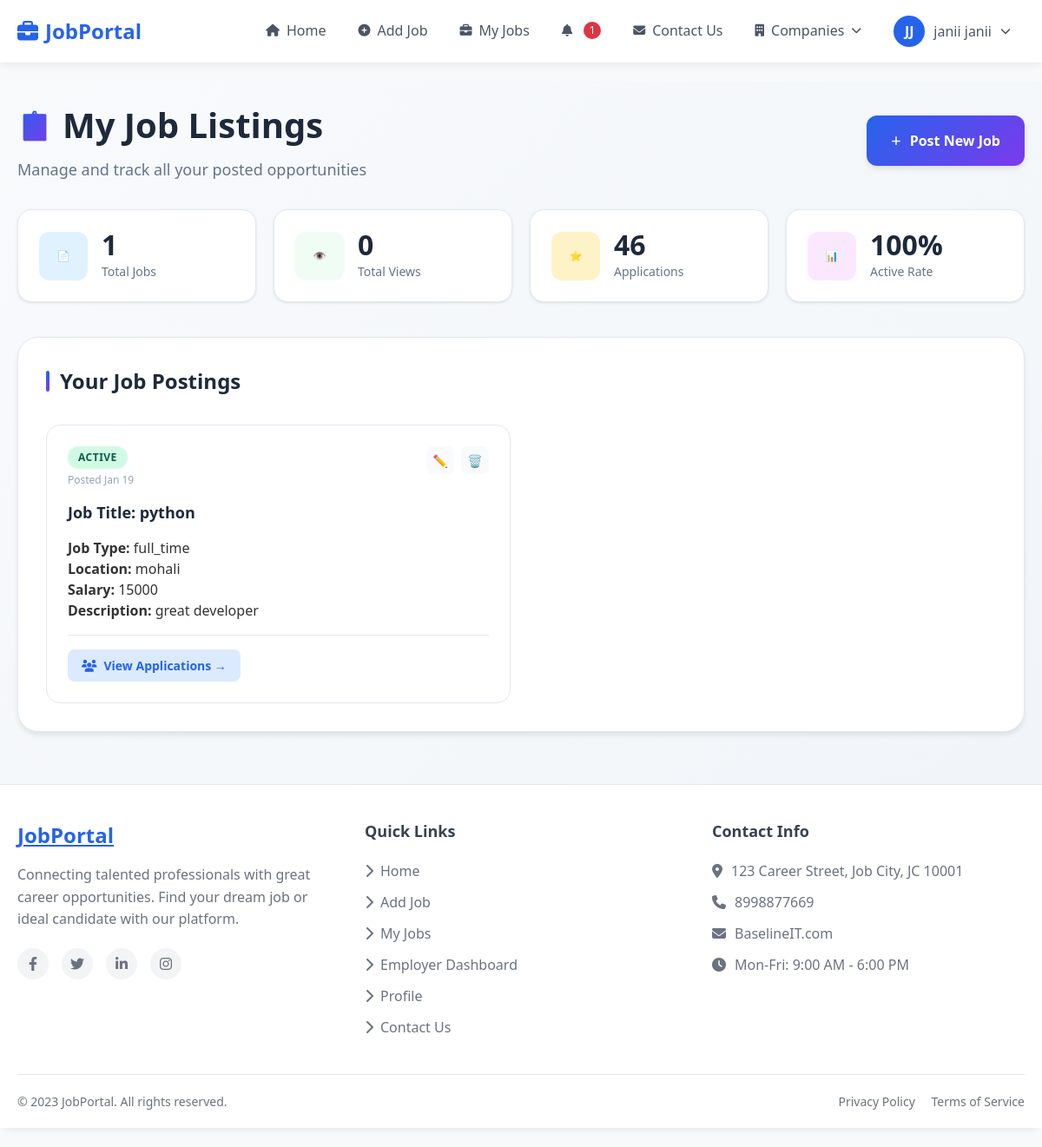
/jobs/my_jobs/ (signed in), run on the app's committed database.
### accounts/models.py (models this page shows)
class User(AbstractUser):
    ROLE_CHOICES = (
        ('admin', 'Admin'),
        ('jobseeker', 'Job Seeker'),
        ('employer', 'Employer'),
    )
    email = models.EmailField(unique=True)
    phone = models.CharField(max_length=15)
    role = models.CharField(max_length=20, choices=ROLE_CHOICES)
    is_email_verified = models.BooleanField(default=False)
    otp = models.CharField(max_length=6, blank=True, null=True)
    profile_image = models.ImageField(
        upload_to='profile_images/',
        blank=True,
        null=True
    )
    USERNAME_FIELD = 'email'
    REQUIRED_FIELDS = ['username']

### jobs/models.py (models this page shows)
class Job(models.Model):
    employer = models.ForeignKey(User, on_delete=models.CASCADE)
    title = models.CharField(max_length=100)
    description = models.TextField()
    company = models.CharField(max_length=100)
    location = models.CharField(max_length=100)
    salary = models.CharField(max_length=50)
    job_type = models.CharField(max_length=50)
    created_at = models.DateTimeField(auto_now_add=True)
    is_active = models.BooleanField(default=True)

### accounts/decorators.py (the view, shortened to what this page needs)
        def wrapper(request, *args, **kwargs):
            auth_header = request.headers.get('Authorization')
            if request.user.is_authenticated:
                if request.user.is_superuser or request.user.is_staff:
                    return view_func(request, *args, **kwargs)
                if allowed_roles and request.user.role not in allowed_roles:
                    return HttpResponseForbidden("You are not authorized")
                return view_func(request, *args, **kwargs)
            if request.headers.get('Accept') == 'application/json':
                return JsonResponse({'error': 'Authentication required'}, status=401)
            return redirect('/accounts/login/')

### templates/jobs/my_jobs.html (shortened to what this page needs)
{% extends "base.html" %}
{% block content %}
<div class="dashboard-container">
    <div class="dashboard-header">
        <div class="header-content">
            <h1 class="dashboard-title">
                <span class="title-icon">📋</span>
                My Job Listings
            </h1>
            <p class="dashboard-subtitle">Manage and track all your posted opportunities</p>
        </div>
        <div class="header-actions">
            <a href="{% url 'post_job' %}" class="action-btn">
                <span class="btn-icon">+</span>
                Post New Job
            </a>
        </div>
    </div>
    <div class="stats-grid">
        <div class="stat-card">
            <div class="stat-icon" style="background: #e0f2fe;">📄</div>
            <div class="stat-content">
                <h3 class="stat-number">{{ jobs|length }}</h3>
                <p class="stat-label">Total Jobs</p>
            </div>
        </div>
        <div class="stat-card">
            <div class="stat-icon" style="background: #f0fdf4;">👁️</div>
            <div class="stat-content">
                <h3 class="stat-number">--</h3>
                <p class="stat-label">Total Views</p>
            </div>
        </div>
        <div class="stat-card">
            <div class="stat-icon" style="background: #fef3c7;">⭐</div>
            <div class="stat-content">
                <h3 class="stat-number">--</h3>
                <p class="stat-label">Applications</p>
            </div>
        </div>
        <div class="stat-card">
            <div class="stat-icon" style="background: #fae8ff;">📊</div>
            <div class="stat-content">
                <h3 class="stat-number">100%</h3>
                <p class="stat-label">Active Rate</p>
            </div>
        </div>
    </div>
    <div class="jobs-section">
        <div class="section-header">
            <h2 class="section-title">
                <span class="title-decorator"></span>
                Your Job Postings
            </h2>
        </div>
        {% if jobs %}
        <div class="jobs-grid">
            {% for job in jobs %}
            <div class="job-card" id="job-card-{{ job.id }}">
                <div class="job-card-header">
                    <div class="job-status">
                        <span class="status-badge active">Active</span>
                        <span class="post-date">Posted {{ job.created_at|date:"M d" }}</span>
                    </div>
                    <div class="job-actions">
                        <a href="{% url 'edit_job' job.id %}" class="icon-btn" title="Edit">✏️</a>
                        <form action="{% url 'delete_job' job.id %}"
                                method="POST"
                                class="delete-form"
                                style="display:inline;">
                                <button type="submit"
                                        class="icon-btn delete-btn"
                                        title="Delete"
                                        data-job-id="{{ job.id }}"
                                        data-job-title="{{ job.title }}">
                                    🗑️
                                </button>
                            </form>
                    </div>
                </div>
                <div class="job-content">
                    <h3 class="job-title">Job Title: {{ job.title }}</h3>
                    <p><strong>Job Type:</strong> {{ job.job_type|default:"Not specified" }}</p>
                    <p><strong>Location:</strong> {{ job.location }}</p>
                    <p><strong>Salary:</strong> {{ job.salary }}</p>
                    <p><strong>Description:</strong> {{ job.description|truncatechars:150 }}</p>
                </div>
                <div class="job-footer">
                    <a href="{% url 'job_applicants' job.id %}" class="view-details-btn">
                        <i class="fas fa-users"></i> View Applications →
                    </a>
                </div>
            </div>
            {% endfor %}
        </div>
        {% else %}
        <p>No jobs posted yet.</p>
        {% endif %}
    </div>
{% endblock %}

### templates/base.html (shortened to what this page needs)
<!DOCTYPE html>
<html lang="en">
<head>
    <link rel="stylesheet" href="https://cdnjs.cloudflare.com/ajax/libs/font-awesome/6.4.0/css/all.min.css">
</head>
<body class="{% if user.is_authenticated and user.is_superuser %}admin-logged-in{% endif %}">
    {% if not user.is_authenticated or not user.is_superuser %}
    <nav class="navbar">
        <div class="nav-container">
            <a href="/" class="logo">
                <i class="fas fa-briefcase logo-icon"></i>
                <span>JobPortal</span>
            </a>
            <ul class="nav-menu" id="navMenu">
                <li class="nav-item">
                    <a href="/" class="nav-link">
                        <i class="fas fa-home"></i>
                        <span>Home</span>
                    </a>
                </li>
                {% if user.is_authenticated %}
                    {% if user.role == 'job_seeker' %}
                    <li class="nav-item">
                        <a href="/applications/status/" class="nav-link">
                            <i class="fas fa-clipboard-check"></i>
                            <span>Applied Jobs</span>
                        </a>
                    </li>
                    <li class="nav-item">
                        <a href="/aboutus/" class="nav-link">
                            <i class="fas fa-info-circle"></i>
                            <span>About Us</span>
                        </a>
                    </li>
                    {% elif user.role == 'employer' %}
                    <li class="nav-item">
                        <a href="/jobs/post/" class="nav-link">
                            <i class="fas fa-plus-circle"></i>
                            <span>Add Job</span>
                        </a>
                    </li>
                    <li class="nav-item">
                        <a href="/jobs/my_jobs/" class="nav-link">
                            <i class="fas fa-briefcase"></i>
                            <span>My Jobs</span>
                        </a>
                    </li>
                    {% endif %}
                    {% if user.role == 'employer' %}
                    <li class="nav-item">
                        <a href="/applications/notifications/" class="nav-link" title="Notifications">
                            <i class="fas fa-bell"></i>
                            {% if notif_count > 0 %}
                            <span class="notification-badge">{{ notif_count }}</span>
                            {% endif %}
                        </a>
                    </li>
                    {% endif %}
                {% endif %}
                {% if user.is_authenticated %}
                <li class="nav-item">
                    <a href="/applications/contactus/" class="nav-link">
                        <i class="fas fa-envelope"></i>
                        <span>Contact Us</span>
                    </a>
                </li>
                {% endif %}
                <li class="nav-item user-dropdown">
                <a href="#" class="nav-link">
                    <i class="fas fa-building"></i>
                    <span>Companies</span>
                    <i class="fas fa-chevron-down" style="font-size:12px;"></i>
                </a>
            </li>
                {% if user.is_authenticated %}
                <li class="nav-item user-dropdown">
                    <div class="user-toggle">
                        <div class="user-avatar">
                            {{ user.first_name|first|upper }}{{ user.last_name|first|upper }}
                        </div>
                        <span>{{ user.first_name }} {{ user.last_name }}</span>
                        <i class="fas fa-chevron-down" style="font-size: 12px;"></i>
                    </div>
                </li>
                {% endif %}
            </ul>
        </div>
    </nav>
    {% endif %}
    <div class="container mt-4">
        {% block content %}{% endblock %}
    </div>
    <footer class="footer">
        <div class="footer-container">
            <div class="footer-content">
                <div class="footer-section">
                    <a href="/" class="footer-logo">JobPortal</a>
                    <p class="footer-about">
                        Connecting talented professionals with great career opportunities.
                        Find your dream job or ideal candidate with our platform.
                    </p>
                    <div class="social-icons">
                        <a href="#" class="social-icon">
                            <i class="fab fa-facebook-f"></i>
                        </a>
                        <a href="#" class="social-icon">
                            <i class="fab fa-twitter"></i>
                        </a>
                        <a href="#" class="social-icon">
                            <i class="fab fa-linkedin-in"></i>
                        </a>
                        <a href="#" class="social-icon">
                            <i class="fab fa-instagram"></i>
                        </a>
                    </div>
                </div>
                <div class="footer-section">
                    <h3 class="footer-heading">Quick Links</h3>
                    <ul class="footer-links">
                        <li><a href="/"><i class="fas fa-chevron-right"></i> Home</a></li>
                        {% if user.is_authenticated %}
                            {% if user.is_superuser %}
                            <li><a href="/admin/dashboard/"><i class="fas fa-chevron-right"></i> Admin Dashboard</a></li>
                            <li><a href="/jobs/list/"><i class="fas fa-chevron-right"></i> Search Jobs</a></li>
                            <li><a href="/applications/status/"><i class="fas fa-chevron-right"></i> Applied Jobs</a></li>
                            <li><a href="/jobs/post/"><i class="fas fa-chevron-right"></i> Add Job</a></li>
                            <li><a href="/jobs/my_jobs/"><i class="fas fa-chevron-right"></i> My Jobs</a></li>
                            <li><a href="/admin/accounts/user/"><i class="fas fa-chevron-right"></i> Manage Users</a></li>
                            {% else %}
                                {% if user.role == 'job_seeker' or not user.role %}
                                <li><a href="/applications/status/"><i class="fas fa-chevron-right"></i> Applied Jobs</a></li>
                                <li><a href="/aboutus/"><i class="fas fa-chevron-right"></i> About Us</a></li>
                                <li><a href="/seeker/dashboard/"><i class="fas fa-chevron-right"></i> Job Seeker Dashboard</a></li>
                                {% elif user.role == 'employer' %}
                                <li><a href="/jobs/post/"><i class="fas fa-chevron-right"></i> Add Job</a></li>
                                <li><a href="/jobs/my_jobs/"><i class="fas fa-chevron-right"></i> My Jobs</a></li>
                                <li><a href="/"><i class="fas fa-chevron-right"></i> Employer Dashboard</a></li>
                                {% endif %}
                            {% endif %}
                            <li><a href="/accounts/profile/"><i class="fas fa-chevron-right"></i> Profile</a></li>
                            <li><a href="/applications/contactus/"><i class="fas fa-chevron-right"></i> Contact Us</a></li>
                        {% endif %}
                    </ul>
                </div>
                <div class="footer-section">
                    <h3 class="footer-heading">Contact Info</h3>
                    <div class="footer-contact">
                        <p><i class="fas fa-map-marker-alt"></i> 123 Career Street, Job City, JC 10001</p>
                        <p><i class="fas fa-phone"></i> 8998877669</p>
                        <p><i class="fas fa-envelope"></i> BaselineIT.com</p>
                        <p><i class="fas fa-clock"></i> Mon-Fri: 9:00 AM - 6:00 PM</p>
                    </div>
                </div>
            </div>
            <div class="footer-bottom">
                <p>&copy; 2023 JobPortal. All rights reserved.</p>
                <div>
                    <a href="#" style="color: #6b7280; margin-right: 15px; text-decoration: none;">Privacy Policy</a>
                    <a href="#" style="color: #6b7280; text-decoration: none;">Terms of Service</a>
                </div>
            </div>
        </div>
    </footer>
</body>
</html>

### data on the page
User: first_name|first "J", last_name|first "J", first_name "janii", last_name "janii"
Job: created_at "Jan 19", title "python", job_type "full_time", location "mohali", salary "15000", description "great developer"

### other printed values
{{ notif_count }} "1"
{{ jobs|length }} "1"
